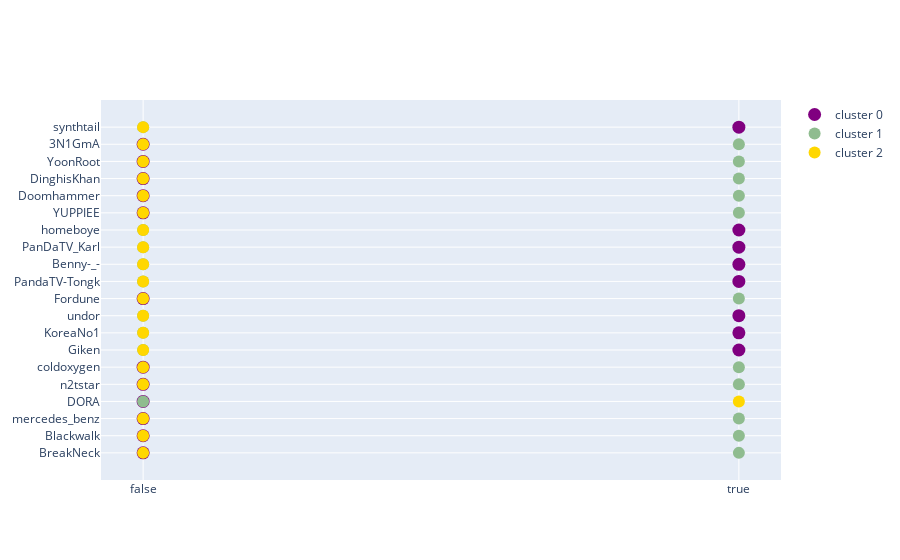

The notebook cell this image was saved under:
### Code cell
fig = go.Figure()
fig.add_trace(go.Scatter(
                          x = wins['clusters'] == 0,
                          y = wins['player_name'],
                          marker=dict(color='purple',size=13),
                          mode='markers',
                          name='cluster 0'
))


fig.add_trace(go.Scatter(
                          x = wins['clusters']== 1,
                          y = wins['player_name'],
                          marker=dict(color='darkseagreen', size = 12),
                          mode='markers',
                          name='cluster 1'
))


fig.add_trace(go.Scatter(
                          x = wins['clusters']== 2,
                          y = wins['player_name'],
                          marker=dict(color='gold', size = 12),
                          mode='markers',
                          name='cluster 2'
))

### Figure 1 — Plotly figure (JSON) as saved in the notebook; plotly's stock layout.template omitted (floating-point values rounded to 4 significant figures)
{"data": [{"marker": {"color": "purple", "size": 13}, "mode": "markers", "name": "cluster 0", "type": "scatter", "x": [false, false, false, false, false, false, true, true, true, false, true, true, true, true, false, false, false, false, false, true], "y": ["BreakNeck", "Blackwalk", "mercedes_benz", "DORA", "n2tstar", "coldoxygen", "Giken", "KoreaNo1", "undor", "Fordune", "PandaTV-Tongk", "Benny-_-", "PanDaTV_Karl", "homeboye", "YUPPIEE", "Doomhammer", "DinghisKhan", "YoonRoot", "3N1GmA", "synthtail"]}, {"marker": {"color": "darkseagreen", "size": 12}, "mode": "markers", "name": "cluster 1", "type": "scatter", "x": [true, true, true, false, true, true, false, false, false, true, false, false, false, false, true, true, true, true, true, false], "y": ["BreakNeck", "Blackwalk", "mercedes_benz", "DORA", "n2tstar", "coldoxygen", "Giken", "KoreaNo1", "undor", "Fordune", "PandaTV-Tongk", "Benny-_-", "PanDaTV_Karl", "homeboye", "YUPPIEE", "Doomhammer", "DinghisKhan", "YoonRoot", "3N1GmA", "synthtail"]}, {"marker": {"color": "gold", "size": 12}, "mode": "markers", "name": "cluster 2", "type": "scatter", "x": [false, false, false, true, false, false, false, false, false, false, false, false, false, false, false, false, false, false, false, false], "y": ["BreakNeck", "Blackwalk", "mercedes_benz", "DORA", "n2tstar", "coldoxygen", "Giken", "KoreaNo1", "undor", "Fordune", "PandaTV-Tongk", "Benny-_-", "PanDaTV_Karl", "homeboye", "YUPPIEE", "Doomhammer", "DinghisKhan", "YoonRoot", "3N1GmA", "synthtail"]}], "layout": {}}
